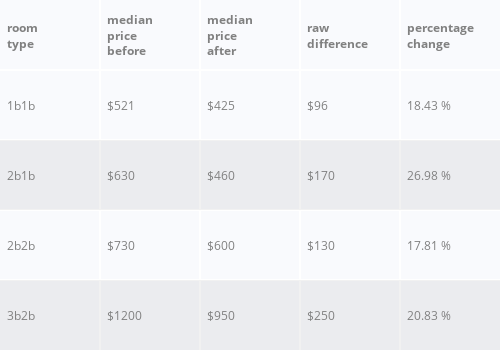

The notebook cell this image was saved under:
### Code cell
tdata = [['room<br>type',"median<br>price<br>before","median<br>price<br>after", "raw<br>difference", "percentage<br>change"]] 


for room_type in perc_change_df.index:
    tdata.append([room_type, 
                       "$" + str(perc_change_df.loc[room_type, 'med_price_before']),
                       "$" + str(perc_change_df.loc[room_type, 'med_price_after']),
                       "$" + str(perc_change_df.loc[room_type, 'raw_decrease']),
                         str(round(perc_change_df.loc[room_type, 'perc_decrease']* 100,2)) + " %",
                    ])
    


colorscale = [[0, '#ffffff'],[.5, '#ffffff'],[1, '#ededed']]

font=['#808080', '#808080', '#808080']
fig = ff.create_table(tdata, height_constant=60, font_colors=font, colorscale = colorscale )
fig.layout.width=500
fig.show()

### Figure 1 — Plotly figure (JSON) as saved in the notebook; plotly's stock layout.template omitted (floating-point values rounded to 4 significant figures)
{"data": [{"colorscale": [[0, "#ffffff"], [0.5, "#ffffff"], [1, "#ededed"]], "hoverinfo": "none", "opacity": 0.75, "showscale": false, "type": "heatmap", "z": [[0, 0, 0, 0, 0], [0.5, 0.5, 0.5, 0.5, 0.5], [1, 1, 1, 1, 1], [0.5, 0.5, 0.5, 0.5, 0.5], [1, 1, 1, 1, 1]]}], "layout": {"annotations": [{"align": "left", "font": {"color": "#808080"}, "showarrow": false, "text": "<b>room<br>type</b>", "x": -0.45, "xanchor": "left", "xref": "x", "y": 0, "yref": "y"}, {"align": "left", "font": {"color": "#808080"}, "showarrow": false, "text": "<b>median<br>price<br>before</b>", "x": 0.55, "xanchor": "left", "xref": "x", "y": 0, "yref": "y"}, {"align": "left", "font": {"color": "#808080"}, "showarrow": false, "text": "<b>median<br>price<br>after</b>", "x": 1.55, "xanchor": "left", "xref": "x", "y": 0, "yref": "y"}, {"align": "left", "font": {"color": "#808080"}, "showarrow": false, "text": "<b>raw<br>difference</b>", "x": 2.55, "xanchor": "left", "xref": "x", "y": 0, "yref": "y"}, {"align": "left", "font": {"color": "#808080"}, "showarrow": false, "text": "<b>percentage<br>change</b>", "x": 3.55, "xanchor": "left", "xref": "x", "y": 0, "yref": "y"}, {"align": "left", "font": {"color": "#808080"}, "showarrow": false, "text": "1b1b", "x": -0.45, "xanchor": "left", "xref": "x", "y": 1, "yref": "y"}, {"align": "left", "font": {"color": "#808080"}, "showarrow": false, "text": "$521", "x": 0.55, "xanchor": "left", "xref": "x", "y": 1, "yref": "y"}, {"align": "left", "font": {"color": "#808080"}, "showarrow": false, "text": "$425", "x": 1.55, "xanchor": "left", "xref": "x", "y": 1, "yref": "y"}, {"align": "left", "font": {"color": "#808080"}, "showarrow": false, "text": "$96", "x": 2.55, "xanchor": "left", "xref": "x", "y": 1, "yref": "y"}, {"align": "left", "font": {"color": "#808080"}, "showarrow": false, "text": "18.43 %", "x": 3.55, "xanchor": "left", "xref": "x", "y": 1, "yref": "y"}, {"align": "left", "font": {"color": "#808080"}, "showarrow": false, "text": "2b1b", "x": -0.45, "xanchor": "left", "xref": "x", "y": 2, "yref": "y"}, {"align": "left", "font": {"color": "#808080"}, "showarrow": false, "text": "$630", "x": 0.55, "xanchor": "left", "xref": "x", "y": 2, "yref": "y"}, {"align": "left", "font": {"color": "#808080"}, "showarrow": false, "text": "$460", "x": 1.55, "xanchor": "left", "xref": "x", "y": 2, "yref": "y"}, {"align": "left", "font": {"color": "#808080"}, "showarrow": false, "text": "$170", "x": 2.55, "xanchor": "left", "xref": "x", "y": 2, "yref": "y"}, {"align": "left", "font": {"color": "#808080"}, "showarrow": false, "text": "26.98 %", "x": 3.55, "xanchor": "left", "xref": "x", "y": 2, "yref": "y"}, {"align": "left", "font": {"color": "#808080"}, "showarrow": false, "text": "2b2b", "x": -0.45, "xanchor": "left", "xref": "x", "y": 3, "yref": "y"}, {"align": "left", "font": {"color": "#808080"}, "showarrow": false, "text": "$730", "x": 0.55, "xanchor": "left", "xref": "x", "y": 3, "yref": "y"}, {"align": "left", "font": {"color": "#808080"}, "showarrow": false, "text": "$600", "x": 1.55, "xanchor": "left", "xref": "x", "y": 3, "yref": "y"}, {"align": "left", "font": {"color": "#808080"}, "showarrow": false, "text": "$130", "x": 2.55, "xanchor": "left", "xref": "x", "y": 3, "yref": "y"}, {"align": "left", "font": {"color": "#808080"}, "showarrow": false, "text": "17.81 %", "x": 3.55, "xanchor": "left", "xref": "x", "y": 3, "yref": "y"}, {"align": "left", "font": {"color": "#808080"}, "showarrow": false, "text": "3b2b", "x": -0.45, "xanchor": "left", "xref": "x", "y": 4, "yref": "y"}, {"align": "left", "font": {"color": "#808080"}, "showarrow": false, "text": "$1200", "x": 0.55, "xanchor": "left", "xref": "x", "y": 4, "yref": "y"}, {"align": "left", "font": {"color": "#808080"}, "showarrow": false, "text": "$950", "x": 1.55, "xanchor": "left", "xref": "x", "y": 4, "yref": "y"}, {"align": "left", "font": {"color": "#808080"}, "showarrow": false, "text": "$250", "x": 2.55, "xanchor": "left", "xref": "x", "y": 4, "yref": "y"}, {"align": "left", "font": {"color": "#808080"}, "showarrow": false, "text": "20.83 %", "x": 3.55, "xanchor": "left", "xref": "x", "y": 4, "yref": "y"}], "height": 350, "margin": {"b": 0, "l": 0, "r": 0, "t": 0}, "width": 500, "xaxis": {"dtick": 1, "gridwidth": 2, "showticklabels": false, "tick0": -0.5, "ticks": "", "zeroline": false}, "yaxis": {"autorange": "reversed", "dtick": 1, "gridwidth": 2, "showticklabels": false, "tick0": 0.5, "ticks": "", "zeroline": false}}}
